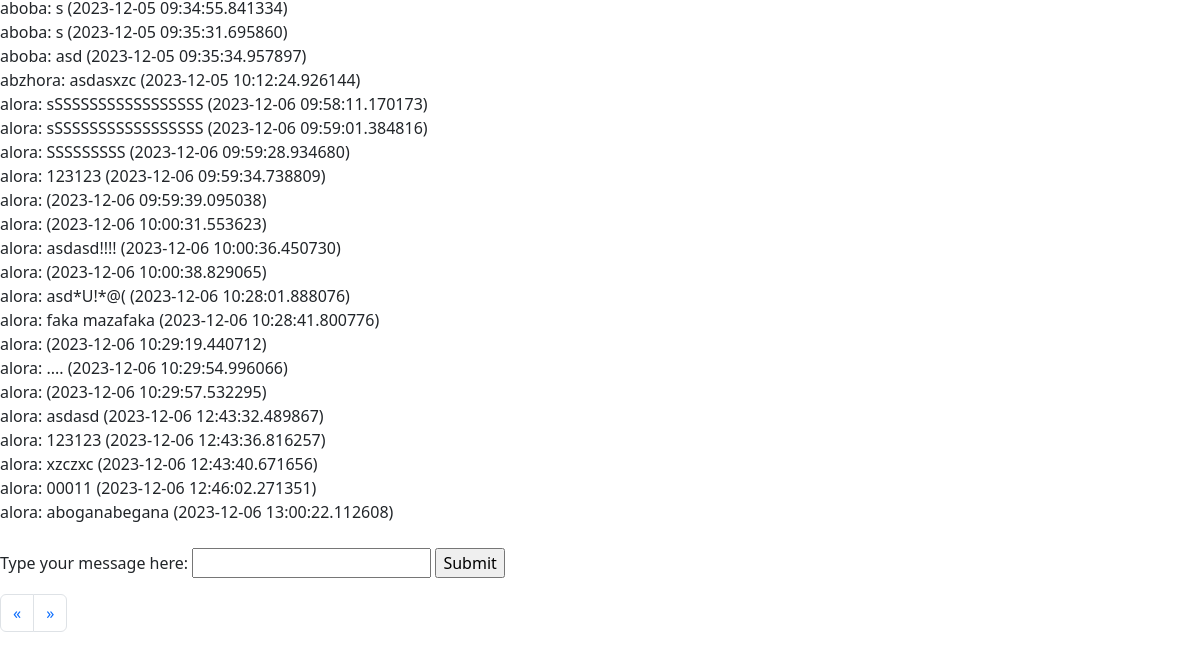
/messages (signed in, lower part), run on an earlier commit of the app's database.
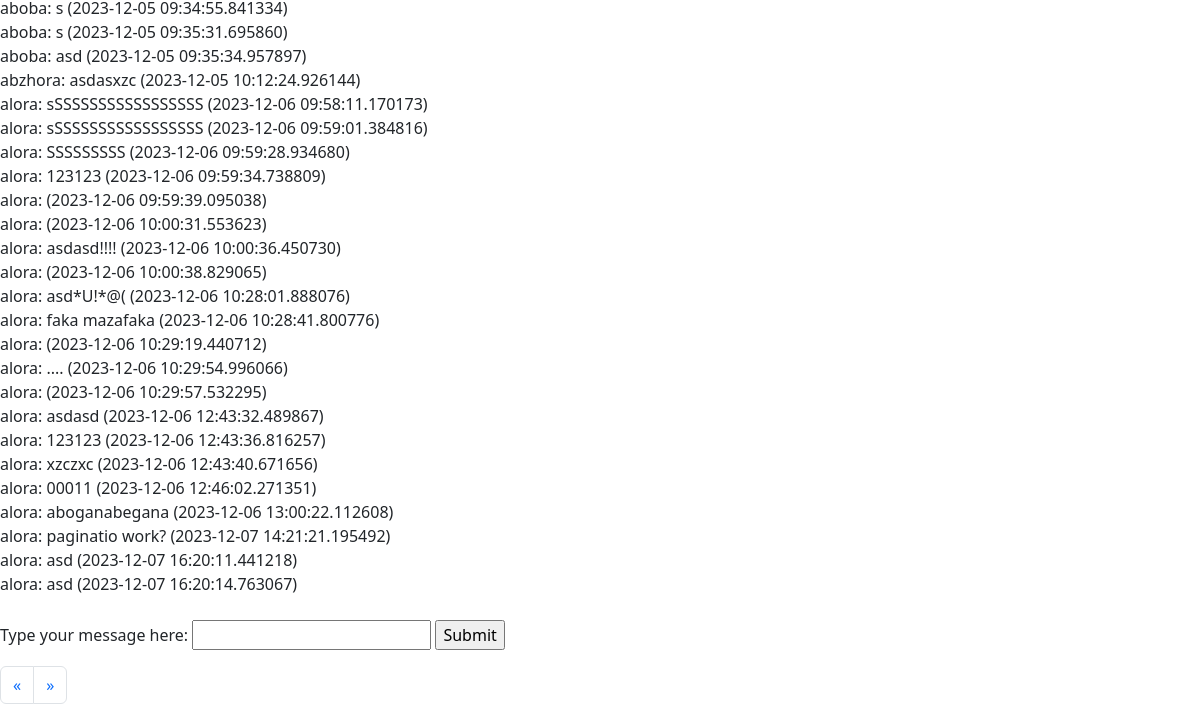
And on a later commit of the database.
### database_runner.py (models this page shows, shortened)
class Messages(Base):
    __tablename__ = 'messages'
    id = Column('id', Integer, primary_key=True)
    user_id = Column('user_id', ForeignKey('users.id'))
    body = Column('messages', String)
    created_at = Column('date', DateTime(timezone=True))
    def __repr__(self):
        return f'{db.query(Users).filter_by(id=self.user_id)[0].get_name()}: {self.body} ({self.created_at})'

class Users(Base):
    __tablename__ = 'users'
    id = Column(Integer, primary_key=True)
    name = Column('name/login', String)
    def get_name(self):
        return self.name

### app.py (the view, shortened to what this page needs)
@app.route('/messages', methods=['GET', 'POST'])
def messages():
    if 'login' in session:
        login = session['login']
        session.permanent = True
        all_messages = db.query(Messages).all()
        message = ''
        return render_template('messages.html',
                               login=login,
                               all_messages=all_messages)
    else:
        return redirect(url_for('login'))
    page_num = 1

### templates/messages.html (shortened to what this page needs)
{% extends 'base.html' %}
{% block content%}
{% if all_messages %}
    {% for message in all_messages %}
        {{ message }}<br>
    {% endfor %}
{% else %}
Here's nothing yet...
{% endif %}
<br>
<form action="" method="POST">
    <p>
        <label for="message">Type your message here:</label>
        <input type="text" name="message">
        <a href="messages"><input type="submit" name="send_message"></a>
    </p>
</form>
<nav aria-label="Page navigation example">
  <ul class="pagination">
    <li class="page-item">
      <a class="page-link" href={{ previuos }} aria-label="Previous">
        <span aria-hidden="true">&laquo;</span>
      </a>
    </li>
    <li class="page-item">
      <a class="page-link" href={{ next }} aria-label="Next">
        <span aria-hidden="true">&raquo;</span>
      </a>
    </li>
  </ul>
</nav>
{% endblock %}

### templates/base.html (shortened to what this page needs)
<!DOCTYPE html>
<html lang="en">
	<head>
		<link href="https://cdn.jsdelivr.net/npm/bootstrap@5.3.2/dist/css/bootstrap.min.css" rel="stylesheet">
	</head>
	<body>
		{% block content %}
		{% endblock %}
	</body>
</html>

What changed in the data, as far as the page shows it:
added Messages: user+messages+date "alora: paginatio work? (2023-12-07 14:21:21.195492)"
added Messages: user+messages+date "alora: asd (2023-12-07 16:20:11.441218)"
added Messages: user+messages+date "alora: asd (2023-12-07 16:20:14.763067)"
